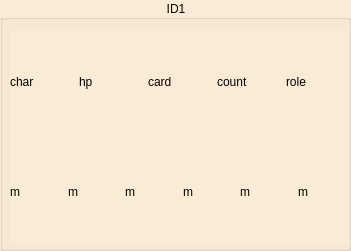
   <widget class="QGroupBox" name="gb1">
    <property name="geometry">
     <rect>
      <x>0</x>
      <y>250</y>
      <width>351</width>
      <height>251</height>
     </rect>
    </property>
    <property name="styleSheet">
     <string notr="true">background-color: #FAEBD7;</string>
    </property>
    <property name="title">
     <string>ID1</string>
    </property>
    <property name="alignment">
     <set>Qt::AlignCenter</set>
    </property>
    <widget class="QWidget" name="layoutWidget_6">
     <property name="geometry">
      <rect>
       <x>10</x>
       <y>30</y>
       <width>339</width>
       <height>213</height>
      </rect>
     </property>
     <layout class="QVBoxLayout" name="verticalLayout_7">
      <item>
       <layout class="QHBoxLayout" name="horizontalLayout_13">
        <item>
         <widget class="QLabel" name="char_1">
          <property name="sizePolicy">
           <sizepolicy hsizetype="Minimum" vsizetype="Minimum">
            <horstretch>0</horstretch>
            <verstretch>0</verstretch>
           </sizepolicy>
          </property>
          <property name="minimumSize">
           <size>
            <width>50</width>
            <height>100</height>
           </size>
          </property>
          <property name="text">
           <string>char</string>
          </property>
          <property name="scaledContents">
           <bool>true</bool>
          </property>
         </widget>
        </item>
        <item>
         <widget class="QLabel" name="hp_1">
          <property name="sizePolicy">
           <sizepolicy hsizetype="Minimum" vsizetype="Minimum">
            <horstretch>0</horstretch>
            <verstretch>0</verstretch>
           </sizepolicy>
          </property>
          <property name="minimumSize">
           <size>
            <width>50</width>
            <height>100</height>
           </size>
          </property>
          <property name="text">
           <string>hp</string>
          </property>
          <property name="scaledContents">
           <bool>true</bool>
          </property>
          <property name="alignment">
           <set>Qt::AlignLeading|Qt::AlignLeft|Qt::AlignVCenter</set>
          </property>
         </widget>
        </item>
        <item>
         <widget class="QLabel" name="card_1">
          <property name="sizePolicy">
           <sizepolicy hsizetype="Minimum" vsizetype="Minimum">
            <horstretch>0</horstretch>
            <verstretch>0</verstretch>
           </sizepolicy>
          </property>
          <property name="minimumSize">
           <size>
            <width>50</width>
            <height>100</height>
           </size>
          </property>
          <property name="styleSheet">
           <string notr="true"/>
          </property>
          <property name="text">
           <string>card</string>
          </property>
          <property name="scaledContents">
           <bool>true</bool>
          </property>
         </widget>
        </item>
        <item>
         <widget class="QLabel" name="count_1">
          <property name="sizePolicy">
           <sizepolicy hsizetype="Minimum" vsizetype="Minimum">
            <horstretch>0</horstretch>
            <verstretch>0</verstretch>
           </sizepolicy>
          </property>
          <property name="minimumSize">
           <size>
            <width>50</width>
            <height>100</height>
           </size>
          </property>
          <property name="text">
           <string>count</string>
          </property>
          <property name="scaledContents">
           <bool>true</bool>
          </property>
         </widget>
        </item>
        <item>
         <widget class="QLabel" name="role_1">
          <property name="sizePolicy">
           <sizepolicy hsizetype="Minimum" vsizetype="Minimum">
            <horstretch>0</horstretch>
            <verstretch>0</verstretch>
           </sizepolicy>
          </property>
          <property name="minimumSize">
           <size>
            <width>50</width>
            <height>100</height>
           </size>
          </property>
          <property name="text">
           <string>role</string>
          </property>
          <property name="scaledContents">
           <bool>true</bool>
          </property>
         </widget>
        </item>
       </layout>
      </item>
      <item>
       <layout class="QHBoxLayout" name="horizontalLayout_14">
        <item>
         <widget class="QLabel" name="m1_1">
          <property name="sizePolicy">
           <sizepolicy hsizetype="Minimum" vsizetype="Minimum">
            <horstretch>0</horstretch>
            <verstretch>0</verstretch>
           </sizepolicy>
          </property>
          <property name="minimumSize">
           <size>
            <width>50</width>
            <height>100</height>
           </size>
          </property>
          <property name="text">
           <string>m</string>
          </property>
          <property name="scaledContents">
           <bool>true</bool>
          </property>
         </widget>
        </item>
        <item>
         <widget class="QLabel" name="m1_2">
          <property name="sizePolicy">
           <sizepolicy hsizetype="Minimum" vsizetype="Minimum">
            <horstretch>0</horstretch>
            <verstretch>0</verstretch>
           </sizepolicy>
          </property>
          <property name="minimumSize">
           <size>
            <width>50</width>
            <height>100</height>
           </size>
          </property>
          <property name="text">
           <string>m</string>
          </property>
          <property name="scaledContents">
           <bool>true</bool>
          </property>
         </widget>
        </item>
        <item>
         <widget class="QLabel" name="m1_3">
          <property name="sizePolicy">
           <sizepolicy hsizetype="Minimum" vsizetype="Minimum">
            <horstretch>0</horstretch>
            <verstretch>0</verstretch>
           </sizepolicy>
          </property>
          <property name="minimumSize">
           <size>
            <width>50</width>
            <height>100</height>
           </size>
          </property>
          <property name="text">
           <string>m</string>
          </property>
          <property name="scaledContents">
           <bool>true</bool>
          </property>
         </widget>
        </item>
        <item>
         <widget class="QLabel" name="m1_4">
          <property name="sizePolicy">
           <sizepolicy hsizetype="Minimum" vsizetype="Minimum">
            <horstretch>0</horstretch>
            <verstretch>0</verstretch>
           </sizepolicy>
          </property>
          <property name="minimumSize">
           <size>
            <width>50</width>
            <height>100</height>
           </size>
          </property>
          <property name="text">
           <string>m</string>
          </property>
          <property name="scaledContents">
           <bool>true</bool>
          </property>
         </widget>
        </item>
        <item>
         <widget class="QLabel" name="m1_5">
          <property name="sizePolicy">
           <sizepolicy hsizetype="Minimum" vsizetype="Minimum">
            <horstretch>0</horstretch>
            <verstretch>0</verstretch>
           </sizepolicy>
          </property>
          <property name="minimumSize">
           <size>
            <width>50</width>
            <height>100</height>
           </size>
          </property>
          <property name="text">
           <string>m</string>
          </property>
          <property name="scaledContents">
           <bool>true</bool>
          </property>
         </widget>
        </item>
        <item>
         <widget class="QLabel" name="m1_6">
          <property name="sizePolicy">
           <sizepolicy hsizetype="Minimum" vsizetype="Minimum">
            <horstretch>0</horstretch>
            <verstretch>0</verstretch>
           </sizepolicy>
          </property>
          <property name="minimumSize">
           <size>
            <width>50</width>
            <height>100</height>
           </size>
          </property>
          <property name="text">
           <string>m</string>
          </property>
          <property name="scaledContents">
           <bool>true</bool>
          </property>
         </widget>
        </item>
       </layout>
      </item>
     </layout>
    </widget>
   </widget>
